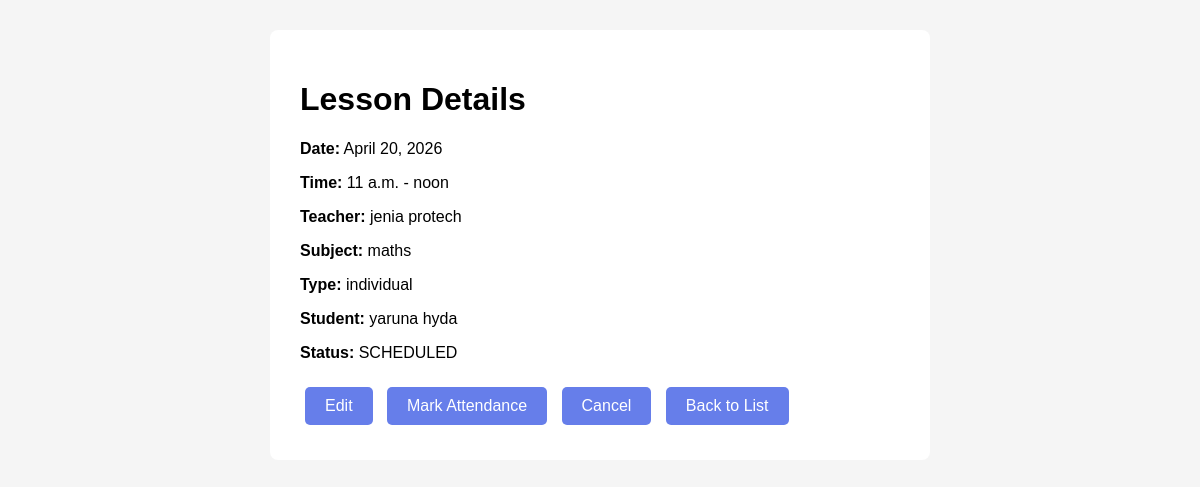
The page /lessons/1/ (signed in) on the database its author committed.
### lessons/models.py (models this page shows)
class Lesson(models.Model):
    LESSON_STATUS = [
        ('SCHEDULED', 'Scheduled'), #запланований
        ('COMPLETED', 'Completed'), #проведений
        ('CANCELLED', 'Cancelled'), #скасований
    ]
    template = models.ForeignKey(LessonTemplate, on_delete=models.SET_NULL, null=True, blank=True) #якщо шаблон видалити → урок залишиться
    teacher = models.ForeignKey(CustomUser, on_delete=models.CASCADE, limit_choices_to={'role': 'TEACHER'})
    subject = models.ForeignKey(Subject, on_delete=models.CASCADE)
    branch = models.ForeignKey(Branch, on_delete=models.CASCADE)
    lesson_type = models.CharField(max_length=10, choices=[('individual', 'Individual'), ('group', 'Group')])
    student = models.ForeignKey(Student, on_delete=models.CASCADE, null=True, blank=True)
    group = models.ForeignKey(Group, on_delete=models.CASCADE, null=True, blank=True)
    date = models.DateField()
    start_time = models.TimeField()
    end_time = models.TimeField()
    status = models.CharField(max_length=20, choices=LESSON_STATUS, default='SCHEDULED') #'SCHEDULED' по дефолту урок ще не проведений
    created_at = models.DateTimeField(auto_now_add=True) # auto_now_add=True автоматично поставити дату і час тільки один раз — при створенні запису

### users/models.py (models this page shows, shortened)
class CustomUser(AbstractUser):
    ROLE_CHOICES = [
        ('ADMIN', 'Administrator'),
        ('TEACHER', 'Teacher'),
    ]
    phone = models.CharField(
        max_length=15,
        unique=True,
        help_text="Phone number in format: +380XXXXXXXXX"
    )
    role = models.CharField(
        max_length=10,
        choices=ROLE_CHOICES,
        default='TEACHER',
        help_text="User role: ADMIN or TEACHER"
    )
    is_active = models.BooleanField(
        default=True,
        help_text="Designates whether this user should be treated as active"
    )
    USERNAME_FIELD = 'phone'
    REQUIRED_FIELDS = ['email']
    objects = CustomUserManager()
    class Meta:
        db_table = 'users_customuser'
        verbose_name = 'Custom User'
        verbose_name_plural = 'Custom Users'
        ordering = ['phone']
        indexes = [
            models.Index(fields=['phone']),
            models.Index(fields=['role']),
            models.Index(fields=['is_active']),
        ]

### subjects/models.py (models this page shows)
class Subject(models.Model):
    name = models.CharField(max_length=255)
    branch = models.ForeignKey(Branch, on_delete=models.CASCADE)
    status = models.CharField(
        max_length=10,
        choices=[('active', 'Active'), ('archived', 'Archived')],
        default='active'
    )
    created_at = models.DateTimeField(auto_now_add=True)
    class Meta:
        unique_together = ('name', 'branch')

### students/models.py (models this page shows, shortened)
class Student(models.Model):
    first_name = models.CharField(max_length=100)
    last_name = models.CharField(max_length=100)
    date_of_birth = models.DateField(null=True, blank=True)
    phone = models.CharField(max_length=15, blank=True)
    email = models.EmailField(blank=True)
    address = models.TextField(blank=True)
    branch = models.ForeignKey(Branch, on_delete=models.CASCADE)
    status = models.CharField(
        max_length=10,
        choices=[('active', 'Active'), ('archived', 'Archived')],
        default='active'
    )
    created_at = models.DateTimeField(auto_now_add=True)

### lessons/views.py (the view)
# urls.py: path('<int:pk>/', views.lesson_detail, name='lesson_detail'),
@login_required(login_url='login')
def lesson_detail(request, pk):
    lesson = get_object_or_404(Lesson, pk=pk)
    if not check_admin(request.user) and request.user != lesson.teacher:
        messages.error(request, 'Access denied')
        return redirect('dashboard')
    context = {'lesson': lesson}
    return render(request, 'lessons/lesson_detail.html', context)

### lessons/views.py (called while the page is built)
def check_admin(user):
    return user.is_authenticated and user.role == 'ADMIN'

### lessons/templates/lessons/lesson_detail.html (shortened to what this page needs)
<!DOCTYPE html>
<html lang="en">
<head>
</head>
<body>
    <div class="container">
        <h1>Lesson Details</h1>
        <p><strong>Date:</strong> {{ lesson.date }}</p>
        <p><strong>Time:</strong> {{ lesson.start_time }} - {{ lesson.end_time }}</p>
        <p><strong>Teacher:</strong> {{ lesson.teacher.first_name }} {{ lesson.teacher.last_name }}</p>
        <p><strong>Subject:</strong> {{ lesson.subject.name }}</p>
        <p><strong>Type:</strong> {{ lesson.lesson_type }}</p>
        {% if lesson.lesson_type == 'individual' %}
        <p><strong>Student:</strong> {{ lesson.student.first_name }} {{ lesson.student.last_name }}</p>
        {% else %}
        <p><strong>Group:</strong> {{ lesson.group.name }}</p>
        {% endif %}
        <p><strong>Status:</strong> {{ lesson.status }}</p>
        <div style="margin-top: 20px;">
            {% if lesson.status == 'SCHEDULED' %}
            <a href="{% url 'lesson_edit' lesson.pk %}" class="btn">Edit</a>
            <a href="{% url 'lesson_attendance' lesson.pk %}" class="btn">Mark Attendance</a>
            <a href="{% url 'lesson_cancel' lesson.pk %}" class="btn">Cancel</a>
            {% endif %}
            <a href="{% url 'lesson_list' %}" class="btn">Back to List</a>
        </div>
    </div>
</body>
</html>

### lessons/templates/lessons/lesson_detail.html (style rules this page uses)
body { font-family: Arial, sans-serif; background: #f5f5f5; }
.container { max-width: 600px; margin: 30px auto; background: white; padding: 30px; border-radius: 8px; }
.btn { display: inline-block; background: #667eea; color: white; padding: 10px 20px; border-radius: 5px; text-decoration: none; margin: 5px; }

### rows shown on the page
Lesson: date "April 20, 2026", start_time "11 a.m.", end_time "noon", teacher.first_name "jenia", teacher.last_name "protech", subject.name "maths", lesson_type "individual", student.first_name "yaruna", student.last_name "hyda", status "SCHEDULED"
